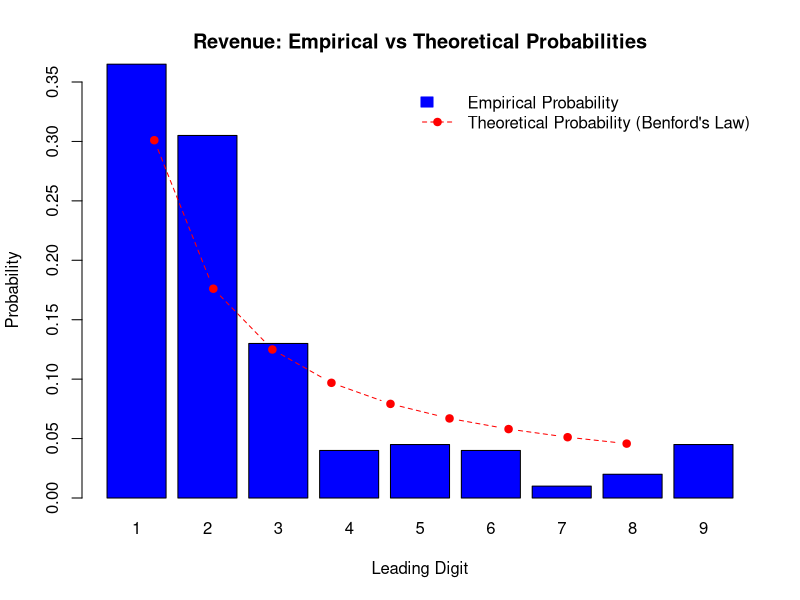
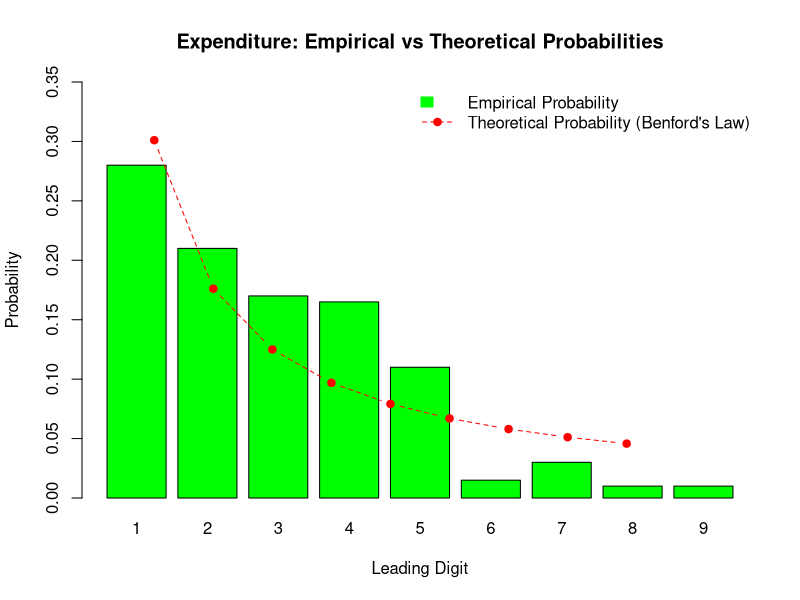

Generate these figures, in order, with R:
## ---- chunk 1
financial_data <- read.csv("../data/company_financials.csv")
## ---- chunk 2
str(financial_data)
## ---- chunk 3
head(financial_data)
## ---- chunk 4
summary(financial_data)
## ---- chunk 5

financial_data_clean <- financial_data[financial_data$Revenue > 0 & 
                                         financial_data$Expenditure > 0, ]
financial_data_clean <- na.omit(financial_data_clean)
## ---- chunk 6
financial_data_clean$Revenue_Leading <- as.numeric(substr(as.character(financial_data_clean$Revenue), 1, 1))
financial_data_clean$Expenditure_Leading <- as.numeric(substr(as.character(financial_data_clean$Expenditure), 1, 1))
## ---- chunk 7
# Define Benford's theoretical probabilities
benford_probs <- log10(1 + 1 / (1:9))
## ---- chunk 8

# Tabulate empirical frequencies for Revenue
revenue_freq <- table(financial_data_clean$Revenue_Leading)
revenue_total <- sum(revenue_freq)
revenue_prob <- revenue_freq / revenue_total
## ---- chunk 9
# Tabulate empirical frequencies for Expenditure
expenditure_freq <- table(financial_data_clean$Expenditure_Leading)
expenditure_total <- sum(expenditure_freq)
expenditure_prob <- expenditure_freq / expenditure_total
## ---- chunk 10
# Combine empirical and theoretical probabilities for comparison
revenue_analysis <- data.frame(
  Leading_Digit = 1:9,
  Empirical_Probability = revenue_prob,
  Theoretical_Probability = benford_probs
)
## ---- chunk 11
expenditure_analysis <- data.frame(
  Leading_Digit = 1:9,
  Empirical_Probability = expenditure_prob,
  Theoretical_Probability = benford_probs
)
## ---- chunk 12
# Ensure the Empirical_Probability vector is complete and matches all leading digits
revenue_empirical <- rep(0, 9)
names(revenue_empirical) <- 1:9
revenue_empirical[names(revenue_freq)] <- revenue_prob

# Plot for Revenue
barplot(
  height = revenue_empirical,
  names.arg = 1:9,
  col = "blue",
  ylim = c(0, 0.35),
  main = "Revenue: Empirical vs Theoretical Probabilities",
  xlab = "Leading Digit",
  ylab = "Probability"
)

# Add the theoretical probabilities as a line
lines(1:9, benford_probs, type = "b", col = "red", pch = 19, lty = 2)

# Add a legend
legend(
  "topright",
  legend = c("Empirical Probability", "Theoretical Probability (Benford's Law)"),
  fill = c("blue", NA),
  border = c("blue", NA),
  lty = c(NA, 2),
  pch = c(NA, 19),
  col = c("blue", "red"),
  bty = "n"
)

## ---- chunk 13
# Plot for Expenditure
# Ensure the Empirical_Probability vector is complete and matches all leading digits
expenditure_empirical <- rep(0, 9)
names(expenditure_empirical) <- 1:9
expenditure_empirical[names(expenditure_freq)] <- expenditure_prob

# Plot for Expenditure
barplot(
  height = expenditure_empirical,
  names.arg = 1:9,
  col = "green",
  ylim = c(0, 0.35),
  main = "Expenditure: Empirical vs Theoretical Probabilities",
  xlab = "Leading Digit",
  ylab = "Probability"
)

# Add the theoretical probabilities as a line
lines(1:9, benford_probs, type = "b", col = "red", pch = 19, lty = 2)

# Add a legend
legend(
  "topright",
  legend = c("Empirical Probability", "Theoretical Probability (Benford's Law)"),
  fill = c("green", NA),
  border = c("green", NA),
  lty = c(NA, 2),
  pch = c(NA, 19),
  col = c("green", "red"),
  bty = "n"
)


